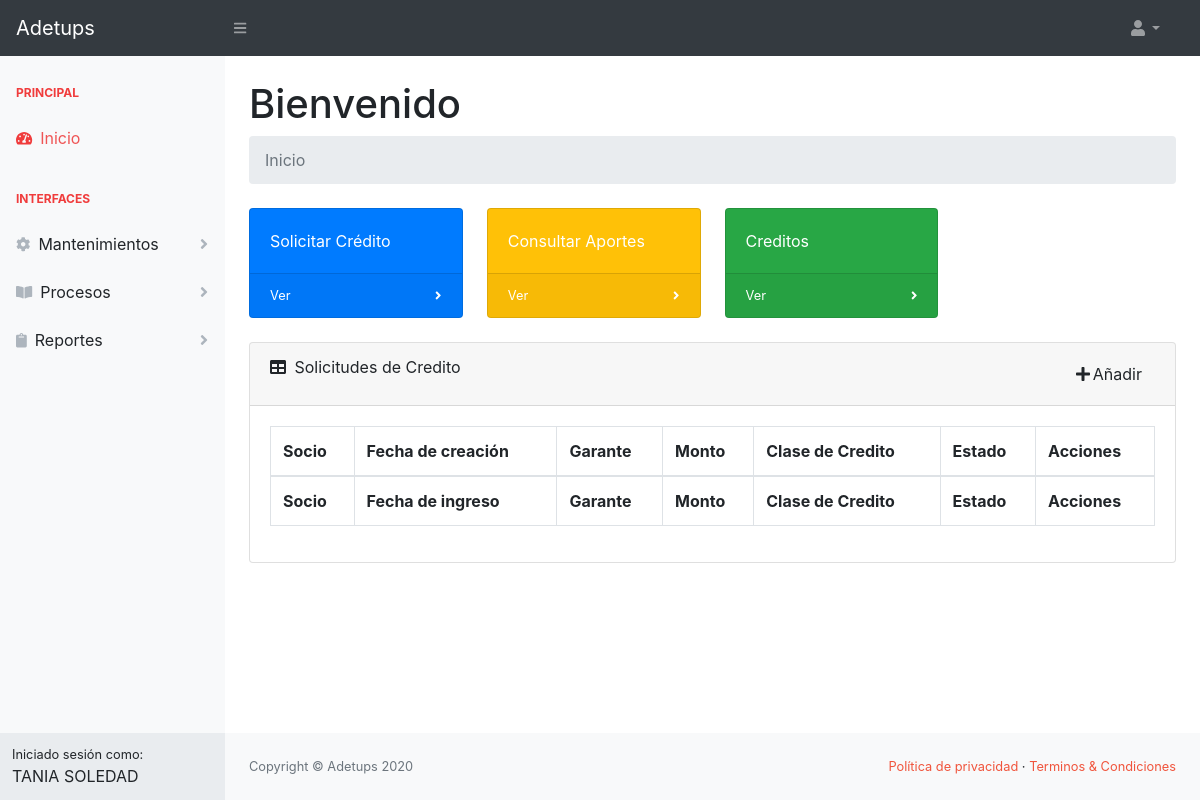
Before: /socio/ (signed in) with the older database file.
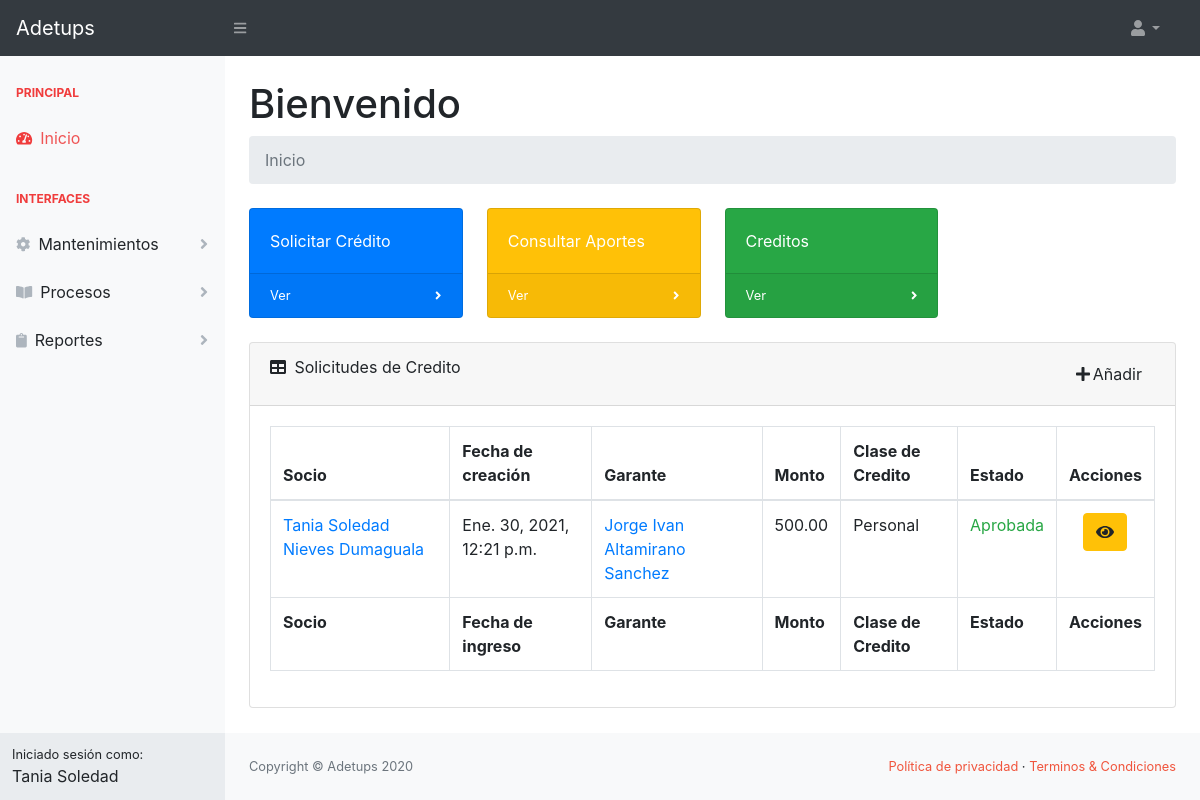
After: the same page with the newer database file.
### sistema/models.py (models this page shows, shortened)
class Usuario(AbstractBaseUser, PermissionsMixin):
    foto = models.ImageField(upload_to='img_perfil', null=True, blank=True, default='img_perfil/default-avatar.jpg')
    nombres = models.CharField(max_length=50, null=True, blank=True)
    date_joined = models.DateTimeField(default=timezone.now, null=True, blank=True)
    apellidos = models.CharField(max_length=50, null=True, blank=True)
    username = models.CharField(max_length=50, null=True, blank=True, unique=True)
    email = models.EmailField(unique=True, null=True, blank=True)
    fecha_nacimiento = models.DateField(null=True, blank=True)
    is_active = models.BooleanField(default=True, null=True, blank=True)
    is_staff = models.BooleanField(default=False, null=True, blank=True)
    tipo = models.CharField(max_length=20, null=True, blank=True)
    USERNAME_FIELD = 'username'
    objects = PersonalizadoBaseUserManager()

class SolicitudCredito(models.Model):
    clasecredito = models.ForeignKey(ClaseCredito, models.DO_NOTHING)
    fecha_ingreso = models.DateTimeField(auto_now=True)
    garante = models.ForeignKey(Socio, models.DO_NOTHING, related_name='garante')
    monto = models.DecimalField(max_digits=9, decimal_places=2)
    plazo = models.SmallIntegerField()
    estado = models.CharField(max_length=20, default='pendiente')
    socio = models.ForeignKey(Socio, models.DO_NOTHING, related_name='socio')
    porcentaje_interes = models.DecimalField(max_digits=4, decimal_places=2, blank=True, null=True)
    observaciones = models.TextField(blank=True, null=True)

class Socio(models.Model):
    usuario = models.ForeignKey(Usuario, on_delete=models.CASCADE)
    direccion = models.CharField(max_length=80, null=True, blank=True)  # Field name made lowercase.
    telefono = models.CharField(max_length=15, null=True, blank=True)  # Field name made lowercase.
    celular = models.CharField(max_length=10, null=True, blank=True)  # Field name made lowercase.
    cargo = models.CharField(max_length=20, null=True, blank=True)  # Field name made lowercase.
    area = models.CharField(max_length=20, null=True, blank=True)  # Field name made lowercase.
    fecha_ingreso = models.DateField(blank=True, null=True)  # Field name made lowercase.
    is_garante = models.BooleanField(default=False, null=True, blank=True)
    rubros = models.ManyToManyField(RubroSocio, blank=True, null=True)

class ClaseCredito(models.Model):
    descripcion = models.CharField(max_length=30, blank=True, null=True)
    valdesde = models.DecimalField(max_digits=6, decimal_places=2, blank=True, null=True)  # Field name made lowercase.
    valhasta = models.DecimalField(max_digits=6, decimal_places=2, blank=True, null=True)  # Field name made lowercase.
    autorizacion = models.BooleanField(default=True, blank=True, null=True)  # Field name made lowercase.
    estado = models.CharField(max_length=10, blank=True, null=True)  # Field name made lowercase.
    plazomax = models.SmallIntegerField(blank=True, null=True)  # Field name made lowercase.
    porcentaje_interes = models.DecimalField(max_digits=4, decimal_places=2, blank=True,
                                             null=True)  # Field name made lowercase.
    tiempo_minimo_servicio = models.IntegerField(blank=True, null=True)
    garante = models.BooleanField(default=True, blank=True, null=True)  # Field name made lowercase.

### socio/views.py (the view)
# urls.py: path('', HomePageView.as_view(), name="home"),
class HomePageView(LoginRequiredMixin,TemplateView):
    template_name = "socio/index.html"
    def get_context_data(self, **kwargs):
        socio = Socio.objects.get(usuario_id=self.request.user.id)
        context = super().get_context_data(**kwargs)
        context['solicitudescredito'] = SolicitudCredito.objects.filter(socio_id=socio.id)
        return context

### socio/templates/socio/index.html (shortened to what this page needs)
{% extends 'sistema/base.html' %}
{% block navbar %}
    <div class="sb-sidenav-menu-heading">Principal</div>
    <a class="nav-link" href="{% url 'socio:home' %}">
        <div class="sb-nav-link-icon"><i class="fas fa-tachometer-alt"></i></div>
        Inicio
    </a>
    <div class="sb-sidenav-menu-heading">Interfaces</div>
    <a class="nav-link collapsed" href="#" data-toggle="collapse" data-target="#collapseLayouts"
       aria-expanded="false" aria-controls="collapseLayouts">
        <div class="sb-nav-link-icon"><i class="fas fa-cog"></i></div>
        Mantenimientos
        <div class="sb-sidenav-collapse-arrow"><i class="fas fa-angle-down"></i></div>
    </a>
    <a class="nav-link collapsed" href="#" data-toggle="collapse" data-target="#collapseProcesos"
       aria-expanded="false" aria-controls="collapseProcesos">
        <div class="sb-nav-link-icon"><i class="fas fa-book-open"></i></div>
        Procesos
        <div class="sb-sidenav-collapse-arrow"><i class="fas fa-angle-down"></i></div>
    </a>
    <a class="nav-link collapsed" href="#" data-toggle="collapse" data-target="#collapseReportes"
       aria-expanded="false" aria-controls="collapseReportes">
        <div class="sb-nav-link-icon"><i class="fas fa-clipboard"></i></div>
        Reportes
        <div class="sb-sidenav-collapse-arrow"><i class="fas fa-angle-down"></i></div>
    </a>
{% endblock %}
{% block content %}
    <h1 class="mt-4">Bienvenido</h1>
    <ol class="breadcrumb mb-4">
        <li class="breadcrumb-item active">Inicio</li>
    </ol>
    <div class="row">
        <div class="col-xl-3 col-md-6">
            <div class="card bg-primary text-white mb-4">
                <div class="card-body">Solicitar Crédito</div>
                <div class="card-footer d-flex align-items-center justify-content-between">
                    <a class="small text-white stretched-link" href="{% url 'sistema:clasecreditolist' %}">Ver</a>
                    <div class="small text-white"><i class="fas fa-angle-right"></i></div>
                </div>
            </div>
        </div>
        <div class="col-xl-3 col-md-6">
            <div class="card bg-warning text-white mb-4">
                <div class="card-body">Consultar Aportes</div>
                <div class="card-footer d-flex align-items-center justify-content-between">
                    <a class="small text-white stretched-link" href="{% url 'sistema:clasesolicitudlist' %}">Ver</a>
                    <div class="small text-white"><i class="fas fa-angle-right"></i></div>
                </div>
            </div>
        </div>
        <div class="col-xl-3 col-md-6">
            <div class="card bg-success text-white mb-4">
                <div class="card-body">Creditos</div>
                <div class="card-footer d-flex align-items-center justify-content-between">
                    <a class="small text-white stretched-link" href="#">Ver</a>
                    <div class="small text-white"><i class="fas fa-angle-right"></i></div>
                </div>
            </div>
        </div>
    </div>
    <div class="card mb-4">
        <div class="card-header">
            <div class="row">
                <div class="col-6">
                    <i class="fas fa-table mr-1"></i>
                    Solicitudes de Credito
                </div>
                <div class="col-6" align="right">
                    <a class="btn" href="{% url 'socio:solicitudcreditocreate' %}"><i class="fa fa-plus fa-fw"
                                                                               aria-hidden="true"></i>Añadir</a>
                </div>
            </div>
        </div>
        <div class="card-body">
            <div class="table-responsive">
                <table class="table table-bordered" id="dataTable" width="100%" cellspacing="0">
                    <thead>
                    <tr>
                        <th>Socio</th>
                        <th>Fecha de creación</th>
                        <th>Garante</th>
                        <th>Monto</th>
                        <th>Clase de Credito</th>
                        <th>Estado</th>
                        <th>Acciones</th>
                    </tr>
                    </thead>
                    <tfoot>
                    <tr>
                        <th>Socio</th>
                        <th>Fecha de ingreso</th>
                        <th>Garante</th>
                        <th>Monto</th>
                        <th>Clase de Credito</th>
                        <th>Estado</th>
                        <th>Acciones</th>
                    </tr>
                    </tfoot>
                    <tbody>
                    {% for solicitudcredito in solicitudescredito %}
                        <tr>
                            <td>
                                <a href="{% url 'asistente:usuariodetail' solicitudcredito.socio.usuario.id %}">{{ solicitudcredito.socio.usuario.nombres|title }} {{ solicitudcredito.socio.usuario.apellidos|title }}</a>
                            </td>
                            <td>{{ solicitudcredito.fecha_ingreso }}</td>
                            <td>
                                <a href="{% url 'asistente:usuariodetail' solicitudcredito.garante.usuario.id %}">{{ solicitudcredito.garante.usuario.nombres|title }} {{ solicitudcredito.garante.usuario.apellidos|title }}</a>
                            </td>
                            <td>{{ solicitudcredito.monto }}</td>
                            <td>{{ solicitudcredito.clasecredito.descripcion|title }}</td>
                            <td>
                                {% if solicitudcredito.estado == 'pendiente' %}
                                    <p class="text-warning">Pendiente</p>
                                {% elif solicitudcredito.estado == 'aprobada' %}
                                    <p class="text-success">Aprobada</p>
                                {% elif solicitudcredito.estado == 'negada' %}
                                    <p class="text-danger">Negada</p>
                                {% endif %}
                            </td>
                            <td class="text-center">
                                <a class="btn btn-warning"
                                   href="{% url 'asistente:solicitudcreditoupdate' solicitudcredito.id %}"
                                   aria-label="Edit">
                                    <i class="fa fa-eye" aria-hidden="true"></i>
                                </a>
                            </td>
                        </tr>
                    {% endfor %}
                    </tbody>
                </table>
            </div>
        </div>
    </div>
{% endblock %}

### sistema/templates/sistema/base.html (shortened to what this page needs)
{% load static %}
<!DOCTYPE html>
<html lang="en">
<head>
    {% block css %}
        <link href="{% static 'css/styles.css' %}" rel="stylesheet"/>
        <link href="https://cdn.datatables.net/1.10.20/css/dataTables.bootstrap4.min.css" rel="stylesheet"
/>
        <link rel="stylesheet"
              href="https://cdn.jsdelivr.net/npm/bootstrap-select@1.13.14/dist/css/bootstrap-select.min.css">
        <link href="{% static 'css/datepicker.css' %}" rel="stylesheet">
        <link rel="stylesheet" href="https://cdn.datatables.net/buttons/1.6.5/css/buttons.dataTables.min.css">
    {% endblock %}
</head>
<body class="sb-nav-fixed">
<nav class="sb-topnav navbar navbar-expand navbar-dark bg-dark">
    <a class="navbar-brand">Adetups</a>
    <button class="btn btn-link btn-sm order-1 order-lg-0" id="sidebarToggle" href="#"><i class="fas fa-bars"></i>
    </button>
    <ul class="navbar-nav d-none d-md-inline-block form-inline ml-auto mr-0 mr-md-3 my-2 my-md-0">
        <li class="nav-item dropdown">
            <a class="nav-link dropdown-toggle" id="userDropdown" href="#" role="button" data-toggle="dropdown"
               aria-haspopup="true" aria-expanded="false"><i class="fas fa-user fa-fw"></i></a>
        </li>
    </ul>
</nav>
<div id="layoutSidenav">
    <div id="layoutSidenav_nav">
        <nav class="sb-sidenav accordion sb-sidenav-light" id="sidenavAccordion">
            <div class="sb-sidenav-menu">
                <div class="nav">
                    {% block navbar %}
                    {% endblock %}
                </div>
            </div>
            <div class="sb-sidenav-footer">
                <div class="small">Iniciado sesión como:</div>
                {{ request.user.nombres }}
            </div>
        </nav>
    </div>
    <div id="layoutSidenav_content">
        <main>
            <div class="container-fluid">
                {% block content %}
                {% endblock %}
            </div>
        </main>
        <footer class="py-4 bg-light mt-auto">
            <div class="container-fluid">
                <div class="d-flex align-items-center justify-content-between small">
                    <div class="text-muted">Copyright &copy; Adetups 2020</div>
                    <div>
                        <a href="#" class="text-adetups">Política de privacidad</a>
                        &middot;
                        <a href="#" class="text-adetups">Terminos &amp; Condiciones</a>
                    </div>
                </div>
            </div>
        </footer>
    </div>
</div>
</body>
</html>

Changed rows visible on the page:
changed Usuario: user.nombres "TANIA SOLEDAD" → "Tania Soledad"
added SolicitudCredito: socio.usuario.nombres "Tania Soledad", socio.usuario.apellidos "Nieves Dumaguala", fecha_ingreso "Ene. 30, 2021, 12:21 p.m.", garante.usuario.nombres "Jorge Ivan", garante.usuario.apellidos "Altamirano Sanchez", monto "500.00", clasecredito.descripcion "Personal", estado "Aprobada"
